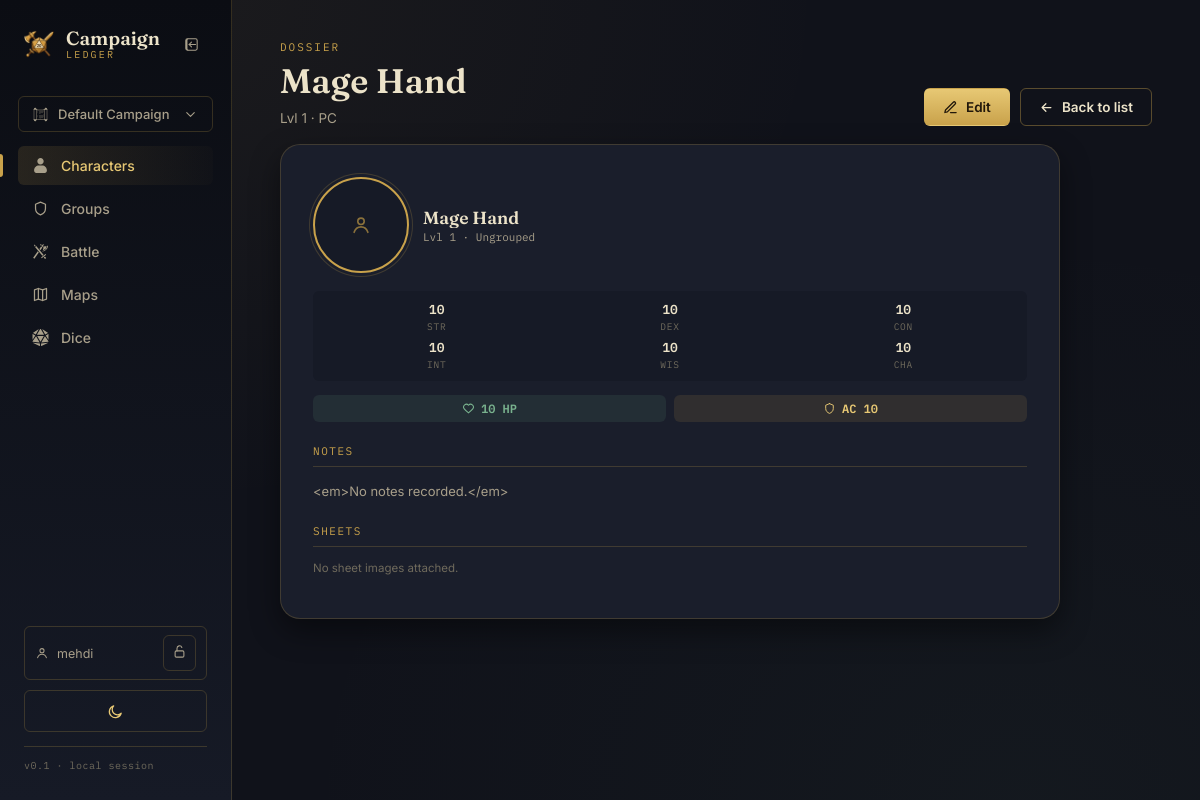
Screenshot of /campaigns/1/characters/9 (signed in) with the database file from the repository.
### tables this page shows
CREATE TABLE campaigns (
    id INTEGER PRIMARY KEY AUTOINCREMENT,
    name TEXT NOT NULL,
    description TEXT,
    created_at TIMESTAMP DEFAULT CURRENT_TIMESTAMP
, avatar_path TEXT, setting TEXT, status TEXT DEFAULT 'active', access_mode TEXT DEFAULT 'private');

CREATE TABLE characters (
    id INTEGER PRIMARY KEY AUTOINCREMENT,
    name TEXT NOT NULL,
    is_npc INTEGER DEFAULT 0,
    level INTEGER DEFAULT 1,
    max_hp INTEGER DEFAULT 10,
    str_score INTEGER DEFAULT 10,
    dex_score INTEGER DEFAULT 10,
    con_score INTEGER DEFAULT 10,
    int_score INTEGER DEFAULT 10,
    wis_score INTEGER DEFAULT 10,
    cha_score INTEGER DEFAULT 10,
    armor_class INTEGER DEFAULT 10,
    avatar_path TEXT,
    notes TEXT,
    group_id INTEGER,
    is_temp_familiar INTEGER DEFAULT 0,
    familiar_icon_key TEXT,
    created_at TIMESTAMP DEFAULT CURRENT_TIMESTAMP, campaign_id INTEGER, created_by INTEGER,
    FOREIGN KEY (group_id) REFERENCES groups(id) ON DELETE SET NULL
);

### app.py (the view)
@app.route('/campaigns/<int:campaign_id>/characters/<int:char_id>')
@campaign_access_required
def character_detail(char_id):
    db = get_db()
    character = db.execute('''
        SELECT c.*, g.name AS group_name, g.color AS group_color
        FROM characters c LEFT JOIN groups g ON c.group_id = g.id
        WHERE c.id = ? AND c.campaign_id = ?
    ''', (char_id, g.campaign_id)).fetchone()
    if character is None:
        db.close()
        return redirect(url_for('characters_list'))
    sheets = db.execute('SELECT * FROM character_sheets WHERE character_id = ? ORDER BY sort_order', (char_id,)).fetchall()
    db.close()
    can_edit = g.is_dm or character['created_by'] == session['user_id']
    return render_template('character_detail.html', character=character, sheets=sheets,
                            notes_html=notes_to_html(character['notes']), can_edit=can_edit)

### templates/character_detail.html (shortened to what this page needs)
{% extends "base.html" %}
{% from "_icons.html" import icon %}
{% set active_page = 'characters' %}
{% block content %}
<div class="page-header">
  <div>
    <p class="page-eyebrow">Dossier</p>
    <h1 class="page-title">{{ character.name }}</h1>
    <p class="page-sub">Lvl {{ character.level }} &middot; {{ 'NPC' if character.is_npc else 'PC' }}{% if character.group_name %} &middot; {{ character.group_name }}{% endif %}</p>
  </div>
  <div style="display:flex; gap:10px; flex-wrap:wrap;">
    {% if can_edit %}
    <a href="{{ url_for('character_edit', char_id=character.id) }}" class="btn btn-primary">{{ icon('pencil') }} Edit</a>
    {% endif %}
    <a href="{{ url_for('characters_list') }}" class="btn btn-ghost">{{ icon('arrow-left') }} Back to list</a>
  </div>
</div>
<div class="form-panel">
  <div class="detail-header">
    <div class="avatar-frame" style="width:96px;height:96px;">
      {% if character.avatar_path %}
        <img src="{{ url_for('uploaded_file', filename=character.avatar_path) }}" alt="{{ character.name }} avatar">
      {% else %}
        {{ icon('user') }}
      {% endif %}
    </div>
    <div>
      <div class="dossier-name">{{ character.name }}</div>
      <div class="dossier-meta">Lvl {{ character.level }} &middot; {{ character.group_name or 'Ungrouped' }}</div>
    </div>
  </div>
  <div class="dossier-stats" style="margin-top:18px;">
    <div class="stat-pill"><span class="val">{{ character.str_score }}</span><span class="lbl">STR</span></div>
    <div class="stat-pill"><span class="val">{{ character.dex_score }}</span><span class="lbl">DEX</span></div>
    <div class="stat-pill"><span class="val">{{ character.con_score }}</span><span class="lbl">CON</span></div>
    <div class="stat-pill"><span class="val">{{ character.int_score }}</span><span class="lbl">INT</span></div>
    <div class="stat-pill"><span class="val">{{ character.wis_score }}</span><span class="lbl">WIS</span></div>
    <div class="stat-pill"><span class="val">{{ character.cha_score }}</span><span class="lbl">CHA</span></div>
  </div>
  <div class="dossier-hp-ac" style="margin-top:14px;">
    <span class="badge-hp">{{ icon('heart') }} {{ character.max_hp }} HP</span>
    <span class="badge-ac">{{ icon('shield') }} AC {{ character.armor_class }}</span>
  </div>
  <div class="form-section-title" style="margin-top:22px;">Notes</div>
  <div class="detail-notes">{{ notes_html | safe if notes_html else '<em>No notes recorded.</em>' }}</div>
  <div class="form-section-title" style="margin-top:22px;">Sheets</div>
  {% if sheets %}
  <div class="sheet-thumbs">
    {% for s in sheets %}
    <div class="sheet-thumb">
      <img src="{{ url_for('uploaded_file', filename=s.image_path) }}" alt="sheet"
           data-lightbox-src="{{ url_for('uploaded_file', filename=s.image_path) }}"
           {% if can_edit %}data-delete-url="{{ url_for('sheet_delete', char_id=character.id, sheet_id=s.id) }}"{% endif %}>
      {% if can_edit %}
      <button type="button" class="btn-icon" title="Remove"
              data-sheet-delete-url="{{ url_for('sheet_delete', char_id=character.id, sheet_id=s.id) }}"
              data-confirm-msg="Remove this sheet image?">{{ icon('x') }}</button>
      {% endif %}
    </div>
    {% endfor %}
  </div>
  {% else %}
  <p class="hint-text">No sheet images attached.</p>
  {% endif %}
</div>
{% endblock %}

### templates/base.html (shortened to what this page needs)
<!DOCTYPE html>
<html lang="en">
<head>
<link rel="stylesheet" href="{{ url_for('static', filename='css/style.css') }}">
</head>
<body>
{% from "_icons.html" import icon %}
<div class="app-shell">
  <aside class="sidebar" id="sidebar">
    <div class="sidebar-brand">
      <span class="brand-mark">
        <img src="{{ url_for('static', filename='logo/logo-128.png') }}" alt="">
      </span>
      <span class="brand-text">
        <span class="brand-title">Campaign</span>
        <span class="brand-subtitle">Ledger</span>
      </span>
      <button type="button" class="sidebar-toggle-btn" id="sidebar-toggle-btn" title="Collapse menu">
        {{ icon('sidebar-collapse') }}
      </button>
    </div>
    <nav class="sidebar-nav">
      {% if g.campaign_id %}
      <a href="{{ url_for('campaigns_list') }}" class="campaign-switcher" title="Switch campaign">
        <span class="campaign-switcher-name">{{ g.campaign.name }}</span>
        {{ icon('chevron-down') }}
      </a>
      <a href="{{ url_for('characters_list') }}" class="nav-tab {{ 'active' if active_page == 'characters' else '' }}" title="Characters">
        {{ icon('scroll-text') }}<span>Characters</span>
      </a>
      <a href="{{ url_for('groups_list') }}" class="nav-tab {{ 'active' if active_page == 'groups' else '' }}" title="Groups">
        {{ icon('shield') }}<span>Groups</span>
      </a>
      <a href="{{ url_for('battle_view') }}" class="nav-tab {{ 'active' if active_page == 'battle' else '' }}" title="Battle">
        {{ icon('swords') }}<span>Battle</span>
      </a>
      <a href="{{ url_for('maps_list') }}" class="nav-tab {{ 'active' if active_page == 'maps' else '' }}" title="Maps">
        {{ icon('map') }}<span>Maps</span>
      </a>
      <a href="{{ url_for('dice_view') }}" class="nav-tab {{ 'active' if active_page == 'dice' else '' }}" title="Dice">
        {{ icon('dices') }}<span>Dice</span>
      </a>
      {% endif %}
    </nav>
    <div class="sidebar-foot">
      {% if session.username %}
      <div class="user-row">
        <span class="user-name">{{ icon('user') }}<span>{{ session.username }}</span></span>
        <form method="POST" action="{{ url_for('logout') }}">
          <button type="submit" class="btn-icon" title="Log out">{{ icon('unlock') }}</button>
        </form>
      </div>
      {% endif %}
      <button type="button" class="theme-toggle-btn" id="theme-toggle" title="Toggle light/dark mode">
        <span class="theme-icon theme-icon-moon">{{ icon('moon') }}</span>
      </button>
      <span class="foot-line"></span>
      <span class="foot-label">v0.1 &middot; local session</span>
    </div>
  </aside>
  <main class="content">
    {% block content %}{% endblock %}
  </main>
</div>
</body>
</html>

### rows the page displays
campaigns: campaign.name "Default Campaign"
characters: name "Mage Hand", level "1", is_npc "PC", str_score "10", dex_score "10", con_score "10", int_score "10", wis_score "10", cha_score "10", max_hp "10", armor_class "10"

### other values shown
{{ session.username }} "mehdi"
{{ character.group_name or 'Ungrouped' }} "Ungrouped"
{{ notes_html | safe if notes_html else '<em>No notes recorded.</em>' }} "<em>No notes recorded.</em>"
